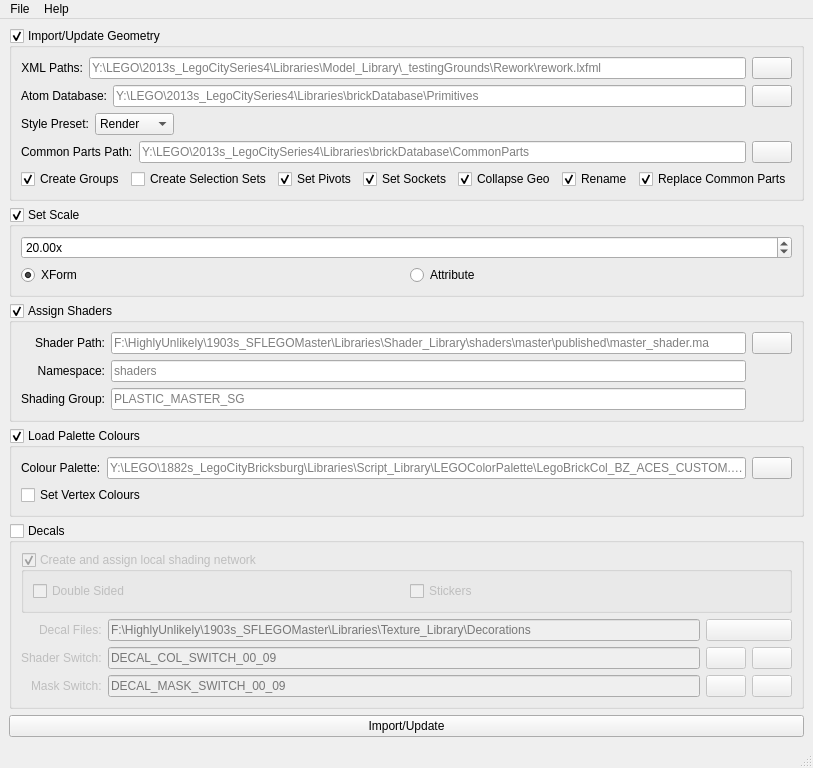
<?xml version="1.0" encoding="UTF-8"?>
<ui version="4.0">
 <class>MainWindow</class>
 <widget class="QMainWindow" name="MainWindow">
  <property name="geometry">
   <rect>
    <x>0</x>
    <y>0</y>
    <width>792</width>
    <height>708</height>
   </rect>
  </property>
  <property name="sizePolicy">
   <sizepolicy hsizetype="Preferred" vsizetype="Fixed">
    <horstretch>0</horstretch>
    <verstretch>0</verstretch>
   </sizepolicy>
  </property>
  <property name="windowTitle">
   <string>LEGO Importer</string>
  </property>
  <widget class="QWidget" name="centralwidget">
   <layout class="QVBoxLayout" name="verticalLayout_3">
    <item>
     <widget class="QGroupBox" name="atomGrp">
      <property name="title">
       <string>Import/Update Geometry</string>
      </property>
      <property name="checkable">
       <bool>true</bool>
      </property>
      <layout class="QVBoxLayout" name="verticalLayout_4">
       <item>
        <layout class="QHBoxLayout" name="horizontalLayout">
         <item>
          <widget class="QLabel" name="xmlLabel">
           <property name="text">
            <string>XML Paths:</string>
           </property>
           <property name="alignment">
            <set>Qt::AlignRight|Qt::AlignTrailing|Qt::AlignVCenter</set>
           </property>
          </widget>
         </item>
         <item>
          <widget class="QLineEdit" name="xmlPath">
           <property name="toolTip">
            <string>Set the path to the LEGO XML file.
This is typically saved with a .lxfml extension.</string>
           </property>
           <property name="statusTip">
            <string>Set the path to the LEGO XML file.</string>
           </property>
           <property name="text">
            <string/>
           </property>
           <property name="placeholderText">
            <string>Y:\LEGO\2013s_LegoCitySeries4\Libraries\Model_Library\_testingGrounds\Rework\rework.lxfml</string>
           </property>
          </widget>
         </item>
         <item>
          <widget class="PromotedIconButton" name="xmlOpen">
           <property name="toolTip">
            <string>Navigate to LEGO XML file.</string>
           </property>
           <property name="statusTip">
            <string>Navigate to LEGO XML file.</string>
           </property>
           <property name="text">
            <string/>
           </property>
          </widget>
         </item>
        </layout>
       </item>
       <item>
        <layout class="QHBoxLayout" name="horizontalLayout_4">
         <item>
          <widget class="QLabel" name="atomPathLabel">
           <property name="text">
            <string>Atom Database:</string>
           </property>
           <property name="alignment">
            <set>Qt::AlignRight|Qt::AlignTrailing|Qt::AlignVCenter</set>
           </property>
          </widget>
         </item>
         <item>
          <widget class="QLineEdit" name="atomPath">
           <property name="sizePolicy">
            <sizepolicy hsizetype="Expanding" vsizetype="Fixed">
             <horstretch>0</horstretch>
             <verstretch>0</verstretch>
            </sizepolicy>
           </property>
           <property name="toolTip">
            <string>&lt;html&gt;&lt;head/&gt;&lt;body&gt;&lt;p&gt;Set the path to the lego geometry.&lt;/p&gt;&lt;p&gt;This is everything in the path before the brick ID.&lt;br/&gt;For example, for &lt;span style=&quot; font-weight:600;&quot;&gt;C:/bricks/brick_1234.ma&lt;/span&gt;, then this value would be &lt;span style=&quot; font-weight:600;&quot;&gt;C:/bricks/brick_&lt;/span&gt;.&lt;/p&gt;&lt;/body&gt;&lt;/html&gt;</string>
           </property>
           <property name="statusTip">
            <string>Set the path to the lego geometry.</string>
           </property>
           <property name="placeholderText">
            <string>Y:\LEGO\2013s_LegoCitySeries4\Libraries\brickDatabase\Primitives</string>
           </property>
          </widget>
         </item>
         <item>
          <widget class="PromotedIconButton" name="atomOpen">
           <property name="toolTip">
            <string>Navigate to LEGO geometry file.

Some processing is done on the path to determine where the brick ID can be found.</string>
           </property>
           <property name="statusTip">
            <string>Navigate to LEGO geometry file.</string>
           </property>
           <property name="text">
            <string/>
           </property>
          </widget>
         </item>
        </layout>
       </item>
       <item>
        <layout class="QHBoxLayout" name="horizontalLayout_5">
         <item>
          <widget class="QLabel" name="stylePresetsLabel">
           <property name="text">
            <string>Style Preset:</string>
           </property>
          </widget>
         </item>
         <item>
          <widget class="QComboBox" name="stylePresets">
           <item>
            <property name="text">
             <string>Render</string>
            </property>
           </item>
           <item>
            <property name="text">
             <string>Realtime</string>
            </property>
           </item>
          </widget>
         </item>
         <item>
          <spacer name="horizontalSpacer_8">
           <property name="orientation">
            <enum>Qt::Horizontal</enum>
           </property>
           <property name="sizeHint" stdset="0">
            <size>
             <width>40</width>
             <height>20</height>
            </size>
           </property>
          </spacer>
         </item>
        </layout>
       </item>
       <item>
        <layout class="QHBoxLayout" name="horizontalLayout_8">
         <item>
          <widget class="QLabel" name="commonPartsPathLabel">
           <property name="text">
            <string>Common Parts Path:</string>
           </property>
          </widget>
         </item>
         <item>
          <widget class="QLineEdit" name="commonPartsPath">
           <property name="placeholderText">
            <string>Y:\LEGO\2013s_LegoCitySeries4\Libraries\brickDatabase\CommonParts</string>
           </property>
          </widget>
         </item>
         <item>
          <widget class="QPushButton" name="commonPartOpen">
           <property name="text">
            <string/>
           </property>
          </widget>
         </item>
        </layout>
       </item>
       <item>
        <layout class="QHBoxLayout" name="createLayout">
         <item>
          <spacer name="horizontalSpacer">
           <property name="orientation">
            <enum>Qt::Horizontal</enum>
           </property>
           <property name="sizeHint" stdset="0">
            <size>
             <width>40</width>
             <height>20</height>
            </size>
           </property>
          </spacer>
         </item>
         <item>
          <widget class="QCheckBox" name="createGroups">
           <property name="text">
            <string>Create Groups</string>
           </property>
           <property name="checked">
            <bool>true</bool>
           </property>
          </widget>
         </item>
         <item>
          <spacer name="horizontalSpacer_3">
           <property name="orientation">
            <enum>Qt::Horizontal</enum>
           </property>
           <property name="sizeHint" stdset="0">
            <size>
             <width>40</width>
             <height>20</height>
            </size>
           </property>
          </spacer>
         </item>
         <item>
          <widget class="QCheckBox" name="createSelectionSets">
           <property name="text">
            <string>Create Selection Sets</string>
           </property>
          </widget>
         </item>
         <item>
          <spacer name="horizontalSpacer_2">
           <property name="orientation">
            <enum>Qt::Horizontal</enum>
           </property>
           <property name="sizeHint" stdset="0">
            <size>
             <width>40</width>
             <height>20</height>
            </size>
           </property>
          </spacer>
         </item>
         <item>
          <widget class="QCheckBox" name="pivots">
           <property name="text">
            <string>Set Pivots</string>
           </property>
           <property name="checked">
            <bool>true</bool>
           </property>
          </widget>
         </item>
         <item>
          <spacer name="horizontalSpacer_4">
           <property name="orientation">
            <enum>Qt::Horizontal</enum>
           </property>
           <property name="sizeHint" stdset="0">
            <size>
             <width>40</width>
             <height>20</height>
            </size>
           </property>
          </spacer>
         </item>
         <item>
          <widget class="QCheckBox" name="sockets">
           <property name="text">
            <string>Set Sockets</string>
           </property>
           <property name="checked">
            <bool>true</bool>
           </property>
          </widget>
         </item>
         <item>
          <spacer name="horizontalSpacer_5">
           <property name="orientation">
            <enum>Qt::Horizontal</enum>
           </property>
           <property name="sizeHint" stdset="0">
            <size>
             <width>40</width>
             <height>20</height>
            </size>
           </property>
          </spacer>
         </item>
         <item>
          <widget class="QCheckBox" name="collapseGeo">
           <property name="text">
            <string>Collapse Geo</string>
           </property>
           <property name="checked">
            <bool>true</bool>
           </property>
          </widget>
         </item>
         <item>
          <spacer name="horizontalSpacer_6">
           <property name="orientation">
            <enum>Qt::Horizontal</enum>
           </property>
           <property name="sizeHint" stdset="0">
            <size>
             <width>40</width>
             <height>20</height>
            </size>
           </property>
          </spacer>
         </item>
         <item>
          <widget class="QCheckBox" name="rename">
           <property name="text">
            <string>Rename</string>
           </property>
           <property name="checked">
            <bool>true</bool>
           </property>
          </widget>
         </item>
         <item>
          <spacer name="horizontalSpacer_9">
           <property name="orientation">
            <enum>Qt::Horizontal</enum>
           </property>
           <property name="sizeHint" stdset="0">
            <size>
             <width>40</width>
             <height>20</height>
            </size>
           </property>
          </spacer>
         </item>
         <item>
          <widget class="QCheckBox" name="replaceCommonParts">
           <property name="text">
            <string>Replace Common Parts</string>
           </property>
           <property name="checked">
            <bool>true</bool>
           </property>
          </widget>
         </item>
         <item>
          <spacer name="horizontalSpacer_7">
           <property name="orientation">
            <enum>Qt::Horizontal</enum>
           </property>
           <property name="sizeHint" stdset="0">
            <size>
             <width>40</width>
             <height>20</height>
            </size>
           </property>
          </spacer>
         </item>
        </layout>
       </item>
      </layout>
     </widget>
    </item>
    <item>
     <widget class="QGroupBox" name="scaleGrp">
      <property name="title">
       <string>Set Scale</string>
      </property>
      <property name="checkable">
       <bool>true</bool>
      </property>
      <layout class="QVBoxLayout" name="verticalLayout_2">
       <item>
        <widget class="QDoubleSpinBox" name="scaleValue">
         <property name="suffix">
          <string>x</string>
         </property>
         <property name="maximum">
          <double>100000.000000000000000</double>
         </property>
         <property name="value">
          <double>20.000000000000000</double>
         </property>
        </widget>
       </item>
       <item>
        <layout class="QHBoxLayout" name="horizontalLayout_7">
         <item>
          <widget class="QRadioButton" name="scaleXform">
           <property name="text">
            <string>XForm</string>
           </property>
           <property name="checked">
            <bool>true</bool>
           </property>
          </widget>
         </item>
         <item>
          <widget class="QRadioButton" name="scaleAttr">
           <property name="text">
            <string>Attribute</string>
           </property>
          </widget>
         </item>
        </layout>
       </item>
      </layout>
     </widget>
    </item>
    <item>
     <widget class="QGroupBox" name="shdGrp">
      <property name="title">
       <string>Assign Shaders</string>
      </property>
      <property name="checkable">
       <bool>true</bool>
      </property>
      <layout class="QVBoxLayout" name="verticalLayout_5">
       <item>
        <layout class="QGridLayout" name="shaderPathLayout">
         <item row="0" column="2">
          <widget class="QLineEdit" name="shdPath">
           <property name="toolTip">
            <string>Path to the shaders file.</string>
           </property>
           <property name="statusTip">
            <string>Path to the shaders file.</string>
           </property>
           <property name="text">
            <string/>
           </property>
           <property name="placeholderText">
            <string>F:\HighlyUnlikely\1903s_SFLEGOMaster\Libraries\Shader_Library\shaders\master\published\master_shader.ma</string>
           </property>
          </widget>
         </item>
         <item row="0" column="3">
          <widget class="PromotedIconButton" name="shdOpen">
           <property name="toolTip">
            <string>Navigate to a shader file.</string>
           </property>
           <property name="statusTip">
            <string>Navigate to a shader file.</string>
           </property>
           <property name="text">
            <string/>
           </property>
          </widget>
         </item>
         <item row="1" column="0">
          <widget class="QLabel" name="nsLabel">
           <property name="text">
            <string>Namespace:</string>
           </property>
           <property name="alignment">
            <set>Qt::AlignRight|Qt::AlignTrailing|Qt::AlignVCenter</set>
           </property>
          </widget>
         </item>
         <item row="1" column="2">
          <widget class="QLineEdit" name="nsInput">
           <property name="toolTip">
            <string>Set the shader namespace.</string>
           </property>
           <property name="statusTip">
            <string>Set the shader namespace.</string>
           </property>
           <property name="text">
            <string/>
           </property>
           <property name="placeholderText">
            <string>shaders</string>
           </property>
          </widget>
         </item>
         <item row="0" column="0">
          <widget class="QLabel" name="shdPathLabel">
           <property name="text">
            <string>Shader Path:</string>
           </property>
           <property name="alignment">
            <set>Qt::AlignRight|Qt::AlignTrailing|Qt::AlignVCenter</set>
           </property>
          </widget>
         </item>
         <item row="2" column="0">
          <widget class="QLabel" name="sgLabel">
           <property name="text">
            <string>Shading Group:</string>
           </property>
           <property name="alignment">
            <set>Qt::AlignRight|Qt::AlignTrailing|Qt::AlignVCenter</set>
           </property>
          </widget>
         </item>
         <item row="2" column="2">
          <widget class="QLineEdit" name="sgInput">
           <property name="toolTip">
            <string>&lt;html&gt;&lt;head/&gt;&lt;body&gt;&lt;p&gt;Name of the shadingGroup node.&lt;/p&gt;&lt;p&gt;&lt;br/&gt;&lt;/p&gt;&lt;p&gt;A wildcard (&lt;span style=&quot; font-weight:600;&quot;&gt;*&lt;/span&gt;) may be used, and in the case of multiple shaders, use curly brackets (&lt;span style=&quot; font-weight:600;&quot;&gt;{}&lt;/span&gt;) to determine where in the name to put the material ID.&lt;/p&gt;&lt;/body&gt;&lt;/html&gt;</string>
           </property>
           <property name="statusTip">
            <string>Name of the shadingGroup node.</string>
           </property>
           <property name="placeholderText">
            <string>PLASTIC_MASTER_SG</string>
           </property>
          </widget>
         </item>
        </layout>
       </item>
      </layout>
     </widget>
    </item>
    <item>
     <widget class="QGroupBox" name="paletteGrp">
      <property name="title">
       <string>Load Palette Colours</string>
      </property>
      <property name="checkable">
       <bool>true</bool>
      </property>
      <layout class="QVBoxLayout" name="verticalLayout_6">
       <item>
        <layout class="QGridLayout" name="gridLayout">
         <item row="0" column="1">
          <widget class="QLineEdit" name="palettePath">
           <property name="toolTip">
            <string>Path to the palette colour list file.</string>
           </property>
           <property name="statusTip">
            <string>Path to the palette colour list file.</string>
           </property>
           <property name="placeholderText">
            <string>Y:\LEGO\1882s_LegoCityBricksburg\Libraries\Script_Library\LEGOColorPalette\LegoBrickCol_BZ_ACES_CUSTOM.csv</string>
           </property>
          </widget>
         </item>
         <item row="0" column="0">
          <widget class="QLabel" name="paletteLabel">
           <property name="text">
            <string>Colour Palette:</string>
           </property>
          </widget>
         </item>
         <item row="0" column="2">
          <widget class="PromotedIconButton" name="paletteOpen">
           <property name="toolTip">
            <string>Navigate to a palette colour file.</string>
           </property>
           <property name="statusTip">
            <string>Navigate to a palette colour file.</string>
           </property>
           <property name="text">
            <string/>
           </property>
          </widget>
         </item>
        </layout>
       </item>
       <item>
        <widget class="QCheckBox" name="vertexColours">
         <property name="toolTip">
          <string>Set brick vertex colours.
Warning: This may lock up the PC on heavier imports. The reason is not known.</string>
         </property>
         <property name="statusTip">
          <string>Set brick vertex colours.</string>
         </property>
         <property name="text">
          <string>Set Vertex Colours</string>
         </property>
        </widget>
       </item>
      </layout>
     </widget>
    </item>
    <item>
     <widget class="QGroupBox" name="decalGrp">
      <property name="title">
       <string>Decals</string>
      </property>
      <property name="checkable">
       <bool>true</bool>
      </property>
      <property name="checked">
       <bool>false</bool>
      </property>
      <layout class="QVBoxLayout" name="verticalLayout">
       <item>
        <widget class="QGroupBox" name="decalShadingNetwork">
         <property name="title">
          <string>Create and assign local shading network</string>
         </property>
         <property name="checkable">
          <bool>true</bool>
         </property>
         <layout class="QHBoxLayout" name="horizontalLayout_2">
          <item>
           <widget class="QCheckBox" name="decalDoubleSided">
            <property name="text">
             <string>Double Sided</string>
            </property>
           </widget>
          </item>
          <item>
           <widget class="QCheckBox" name="decalStickers">
            <property name="text">
             <string>Stickers</string>
            </property>
           </widget>
          </item>
         </layout>
        </widget>
       </item>
       <item>
        <layout class="QGridLayout" name="gridLayout_2">
         <item row="0" column="2">
          <widget class="QLineEdit" name="decalPath">
           <property name="toolTip">
            <string>Path to the decals directory.</string>
           </property>
           <property name="statusTip">
            <string>Path to the decals directory.</string>
           </property>
           <property name="placeholderText">
            <string>F:\HighlyUnlikely\1903s_SFLEGOMaster\Libraries\Texture_Library\Decorations</string>
           </property>
          </widget>
         </item>
         <item row="0" column="0" alignment="Qt::AlignRight">
          <widget class="QLabel" name="decalLabel">
           <property name="text">
            <string>Decal Files:</string>
           </property>
          </widget>
         </item>
         <item row="2" column="0" alignment="Qt::AlignRight">
          <widget class="QLabel" name="maskLabel">
           <property name="text">
            <string>Mask Switch:</string>
           </property>
          </widget>
         </item>
         <item row="2" column="2">
          <widget class="QLineEdit" name="maskInput">
           <property name="toolTip">
            <string>Name of the mask switch.</string>
           </property>
           <property name="statusTip">
            <string>Name of the mask switch.</string>
           </property>
           <property name="placeholderText">
            <string>DECAL_MASK_SWITCH_00_09</string>
           </property>
          </widget>
         </item>
         <item row="0" column="3">
          <widget class="PromotedIconButton" name="decalOpen">
           <property name="toolTip">
            <string>Open the directory containing LEGO decal PNG files.</string>
           </property>
           <property name="statusTip">
            <string>Open the directory containing LEGO decal files.</string>
           </property>
           <property name="text">
            <string/>
           </property>
          </widget>
         </item>
         <item row="1" column="0" alignment="Qt::AlignRight">
          <widget class="QLabel" name="switchLabel">
           <property name="text">
            <string>Shader Switch:</string>
           </property>
          </widget>
         </item>
         <item row="1" column="2">
          <widget class="QLineEdit" name="switchInput">
           <property name="toolTip">
            <string>Name of the shader switch.</string>
           </property>
           <property name="statusTip">
            <string>Name of the shader switch.</string>
           </property>
           <property name="placeholderText">
            <string>DECAL_COL_SWITCH_00_09</string>
           </property>
          </widget>
         </item>
         <item row="1" column="3">
          <layout class="QHBoxLayout" name="shaderSwitchValidation">
           <item>
            <widget class="PromotedIcon" name="shaderSwitchValid">
             <property name="toolTip">
              <string>Matching shader switch found in the scene.</string>
             </property>
             <property name="statusTip">
              <string>Matching shader switch found in the scene.</string>
             </property>
             <property name="text">
              <string/>
             </property>
            </widget>
           </item>
           <item>
            <widget class="PromotedIcon" name="shaderSwitchInvalid">
             <property name="toolTip">
              <string>Matching shader switch not found in the scene.</string>
             </property>
             <property name="statusTip">
              <string>Matching shader switch not found in the scene.</string>
             </property>
             <property name="text">
              <string/>
             </property>
            </widget>
           </item>
          </layout>
         </item>
         <item row="2" column="3">
          <layout class="QHBoxLayout" name="maskSwitchValidation">
           <item>
            <widget class="PromotedIcon" name="maskSwitchValid">
             <property name="toolTip">
              <string>Matching mask switch found in the scene.</string>
             </property>
             <property name="statusTip">
              <string>Matching mask switch found in the scene.</string>
             </property>
             <property name="text">
              <string/>
             </property>
            </widget>
           </item>
           <item>
            <widget class="PromotedIcon" name="maskSwitchInvalid">
             <property name="toolTip">
              <string>Matching mask switch not found in the scene.</string>
             </property>
             <property name="statusTip">
              <string>Matching mask switch not found in the scene.</string>
             </property>
             <property name="text">
              <string/>
             </property>
            </widget>
           </item>
          </layout>
         </item>
        </layout>
       </item>
      </layout>
     </widget>
    </item>
    <item>
     <spacer name="verticalSpacer">
      <property name="orientation">
       <enum>Qt::Vertical</enum>
      </property>
      <property name="sizeHint" stdset="0">
       <size>
        <width>0</width>
        <height>0</height>
       </size>
      </property>
     </spacer>
    </item>
    <item>
     <widget class="QPushButton" name="runImport">
      <property name="toolTip">
       <string>Run the imports and updates.</string>
      </property>
      <property name="statusTip">
       <string>Run the imports and updates.</string>
      </property>
      <property name="text">
       <string>Import/Update</string>
      </property>
     </widget>
    </item>
   </layout>
  </widget>
  <widget class="QMenuBar" name="menubar">
   <property name="geometry">
    <rect>
     <x>0</x>
     <y>0</y>
     <width>792</width>
     <height>21</height>
    </rect>
   </property>
   <widget class="QMenu" name="menuHelp">
    <property name="title">
     <string>Help</string>
    </property>
    <addaction name="menuDocs"/>
   </widget>
   <widget class="QMenu" name="menuFile">
    <property name="title">
     <string>File</string>
    </property>
    <addaction name="menuClose"/>
   </widget>
   <addaction name="menuFile"/>
   <addaction name="menuHelp"/>
  </widget>
  <widget class="QStatusBar" name="statusbar"/>
  <action name="menuDocs">
   <property name="text">
    <string>Documentation</string>
   </property>
   <property name="toolTip">
    <string>Opens a web browser to view the documentation.</string>
   </property>
   <property name="statusTip">
    <string>View the documentation.</string>
   </property>
  </action>
  <action name="menuClose">
   <property name="text">
    <string>Close</string>
   </property>
   <property name="toolTip">
    <string>Close the window.</string>
   </property>
   <property name="statusTip">
    <string>Close the window.</string>
   </property>
  </action>
 </widget>
 <customwidgets>
  <customwidget>
   <class>PromotedIconButton</class>
   <extends>QPushButton</extends>
   <header location="global">openpype.hosts.maya.tools.bz.lxfml2.iconbutton</header>
  </customwidget>
  <customwidget>
   <class>PromotedIcon</class>
   <extends>QPushButton</extends>
   <header>openpype.hosts.maya.tools.bz.lxfml2.iconbutton</header>
  </customwidget>
 </customwidgets>
 <resources/>
 <connections/>
</ui>
